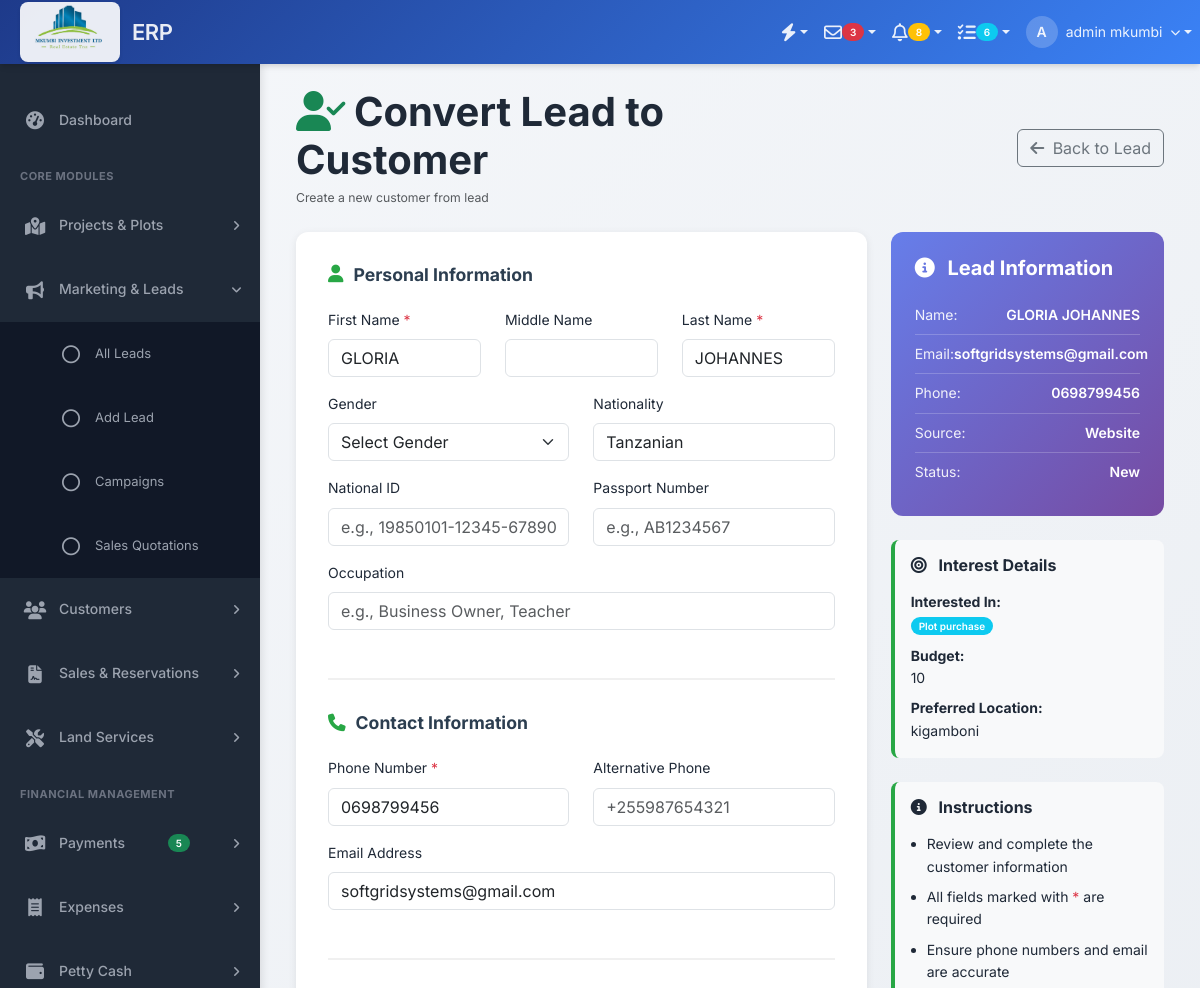
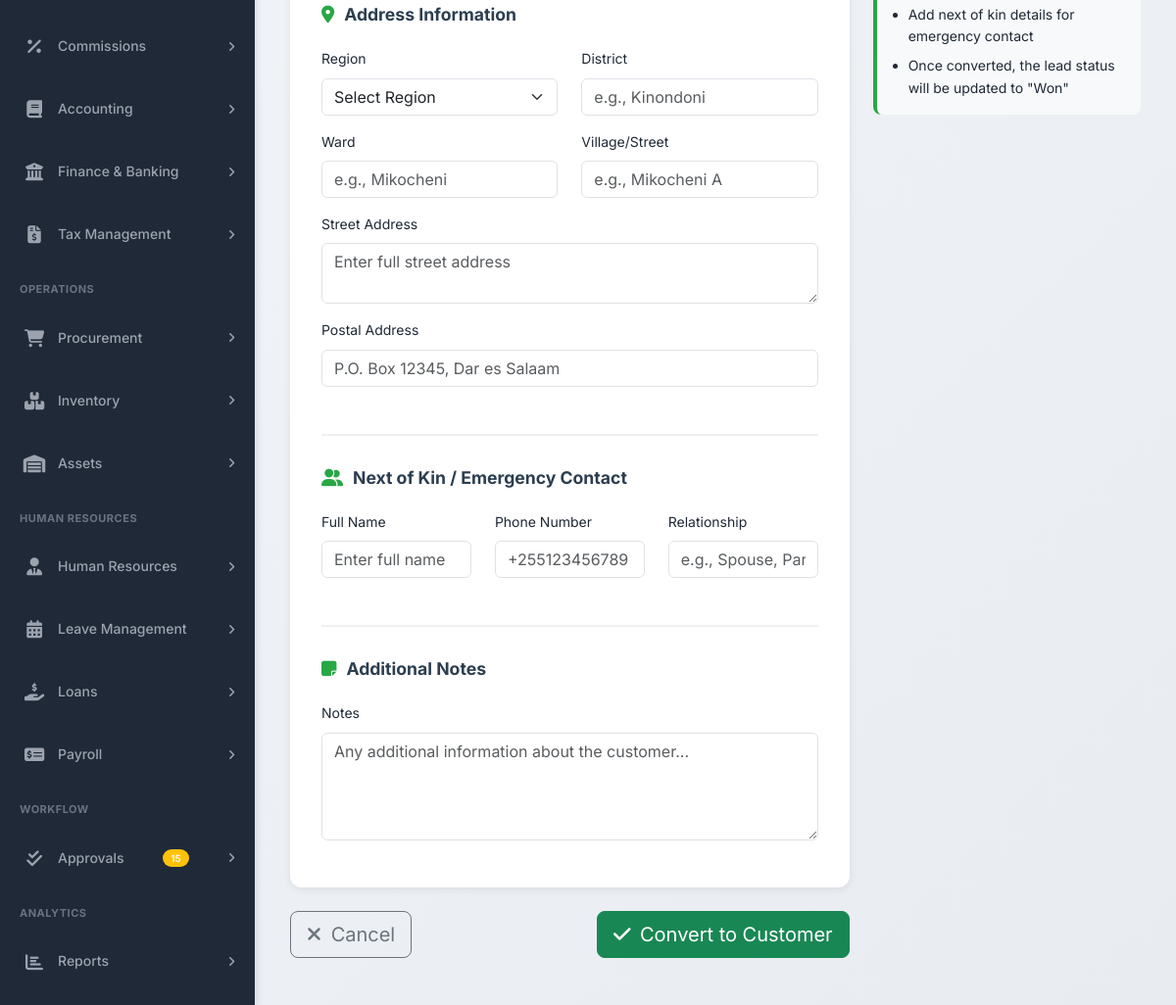
The app's page /modules/marketing/convert-lead.php?id=1 (signed in) with its own data (2 pictures, top to bottom).
### tables this page shows
CREATE TABLE `leads` (
  `lead_id` int(11) NOT NULL,
  `company_id` int(11) NOT NULL,
  `lead_number` varchar(50) NOT NULL DEFAULT '',
  `company_name` varchar(200) NOT NULL DEFAULT '',
  `industry` varchar(100) DEFAULT NULL,
  `company_size` varchar(50) DEFAULT NULL,
  `website` varchar(150) DEFAULT NULL,
  `contact_person` varchar(200) NOT NULL DEFAULT '',
  `job_title` varchar(150) DEFAULT NULL,
  `lead_source` enum('website','referral','walk_in','phone','email','social_media','advertisement','other') NOT NULL,
  `lead_status` enum('new','contacted','qualified','proposal','negotiation','won','lost') DEFAULT 'new',
  `full_name` varchar(200) NOT NULL,
  `email` varchar(150) DEFAULT NULL,
  `phone` varchar(50) NOT NULL,
  `address` text DEFAULT NULL,
  `city` varchar(100) DEFAULT NULL,
  `country` varchar(100) DEFAULT 'Tanzania',
  `source` enum('website','referral','social_media','email_campaign','cold_call','event','advertisement','partner','other') NOT NULL DEFAULT 'website',
  `campaign_id` int(11) DEFAULT NULL,
  `status` enum('new','contacted','qualified','proposal','negotiation','converted','lost') DEFAULT 'new',
  `alternative_phone` varchar(50) DEFAULT NULL,
  `interested_in` enum('plot_purchase','land_services','consultation','construction','other') DEFAULT NULL,
  `budget_range` varchar(100) DEFAULT NULL,
  `preferred_location` varchar(200) DEFAULT NULL,
  `preferred_plot_size` varchar(100) DEFAULT NULL,
  `assigned_to` int(11) DEFAULT NULL COMMENT 'Sales person',
  `estimated_value` decimal(15,2) DEFAULT NULL,
  `expected_close_date` date DEFAULT NULL,
  `lead_score` int(11) DEFAULT 5,
  `requirements` text DEFAULT NULL,
  `notes` text DEFAULT NULL,
  `last_contact_date` date DEFAULT NULL,
  `next_follow_up_date` date DEFAULT NULL,
  `follow_up_notes` text DEFAULT NULL,
  `converted_to_customer_id` int(11) DEFAULT NULL,
  `conversion_date` date DEFAULT NULL,
  `lost_reason` text DEFAULT NULL,
  `created_at` timestamp NOT NULL DEFAULT current_timestamp(),
  `updated_at` timestamp NOT NULL DEFAULT current_timestamp() ON UPDATE current_timestamp(),
  `created_by` int(11) DEFAULT NULL,
  `is_active` tinyint(1) DEFAULT 1
);

### modules/marketing/convert-lead.php (the view, shortened to what the rows shown need)
<?php
$db = Database::getInstance();
$db->setCompanyId($_SESSION['company_id']);
$conn = $db->getConnection();
$company_id = $_SESSION['company_id'];
$errors = [];
$lead_id = isset($_GET['id']) ? intval($_GET['id']) : 0;
try {
    $lead_query = "
        SELECT * FROM leads
        WHERE lead_id = ? AND company_id = ?
    ";
    $stmt = $conn->prepare($lead_query);
    $stmt->execute([$lead_id, $company_id]);
    $lead = $stmt->fetch(PDO::FETCH_ASSOC);
} catch (PDOException $e) {
    error_log("Error fetching lead: " . $e->getMessage());
    $errors[] = "Failed to load lead details.";
}
$form_data = [
    'first_name' => $_POST['first_name'] ?? explode(' ', $lead['full_name'])[0] ?? '',
    'middle_name' => $_POST['middle_name'] ?? '',
    'last_name' => $_POST['last_name'] ?? (count(explode(' ', $lead['full_name'])) > 1 ? end(explode(' ', $lead['full_name'])) : ''),
    'email' => $_POST['email'] ?? $lead['email'] ?? '',
    'phone' => $_POST['phone'] ?? $lead['phone'] ?? '',
    'alternative_phone' => $_POST['alternative_phone'] ?? $lead['alternative_phone'] ?? '',
    'preferred_location' => $lead['preferred_location'] ?? '',
    'budget_range' => $lead['budget_range'] ?? '',
];
require_once '../../includes/header.php';
?>
<div class="content-header mb-4">
    <div class="container-fluid">
        <div class="row align-items-center">
            <div class="col-sm-6">
                <h1 class="m-0 fw-bold">
                    <i class="fas fa-user-check text-success me-2"></i>Convert Lead to Customer
                </h1>
            </div>
        </div>
    </div>
</div>
<section class="content">
    <div class="container-fluid">
        <div class="row">
            <div class="col-lg-8">
                <form method="POST" action="" id="convertForm">
                    <div class="conversion-card">
                        <div class="form-section">
                            <div class="row">
                                <div class="col-md-6 mb-3">
                                    <label for="phone" class="form-label required-field">Phone Number</label>
                                    <input type="tel"
                                           class="form-control"
                                           id="phone"
                                           name="phone"
                                           value="<?php echo htmlspecialchars($form_data['phone']); ?>"
                                           placeholder="+255123456789"
                                           required>
                                </div>
                                <div class="col-md-12 mb-3">
                                    <label for="email" class="form-label">Email Address</label>
                                    <input type="email"
                                           class="form-control"
                                           id="email"
                                           name="email"
                                           value="<?php echo htmlspecialchars($form_data['email']); ?>"
                                           placeholder="customer@example.com">
                                </div>
                            </div>
                        </div>
                    </div>
                </form>
            </div>
            <div class="col-lg-4">
                <div class="lead-info-box">
                    <div class="lead-info-item">
                        <span class="lead-info-label">Name:</span>
                        <span class="lead-info-value"><?php echo htmlspecialchars($lead['full_name']); ?></span>
                    </div>
                    <?php if (!empty($lead['email'])): ?>
                    <div class="lead-info-item">
                        <span class="lead-info-label">Email:</span>
                        <span class="lead-info-value"><?php echo htmlspecialchars($lead['email']); ?></span>
                    </div>
                    <?php endif; ?>
                    <div class="lead-info-item">
                        <span class="lead-info-label">Phone:</span>
                        <span class="lead-info-value"><?php echo htmlspecialchars($lead['phone']); ?></span>
                    </div>
                    <div class="lead-info-item">
                        <span class="lead-info-label">Source:</span>
                        <span class="lead-info-value"><?php echo ucfirst(str_replace('_', ' ', $lead['lead_source'])); ?></span>
                    </div>
                    <div class="lead-info-item">
                        <span class="lead-info-label">Status:</span>
                        <span class="lead-info-value"><?php echo ucfirst($lead['lead_status']); ?></span>
                    </div>
                </div>
                <?php if (!empty($lead['interested_in']) || !empty($lead['budget_range']) || !empty($lead['preferred_location'])): ?>
                <div class="info-card">
                    <h6 class="fw-bold mb-3">
                        <i class="fas fa-bullseye me-2"></i>
                        Interest Details
                    </h6>
                    <?php if (!empty($lead['interested_in'])): ?>
                    <p class="mb-2">
                        <strong>Interested In:</strong><br>
                        <span class="badge bg-info mt-1">
                            <?php echo ucfirst(str_replace('_', ' ', $lead['interested_in'])); ?>
                        </span>
                    </p>
                    <?php endif; ?>
                    <?php if (!empty($lead['budget_range'])): ?>
                    <p class="mb-2">
                        <strong>Budget:</strong><br>
                        <?php echo htmlspecialchars($lead['budget_range']); ?>
                    </p>
                    <?php endif; ?>
                    <?php if (!empty($lead['preferred_location'])): ?>
                    <p class="mb-0">
                        <strong>Preferred Location:</strong><br>
                        <?php echo htmlspecialchars($lead['preferred_location']); ?>
                    </p>
                    <?php endif; ?>
                </div>
                <?php endif; ?>
            </div>
        </div>
    </div>
</section>
<?php
require_once '../../includes/footer.php';
?>

### records on screen
leads: phone "0698799456", email "softgridsystems@gmail.com", full_name "GLORIA JOHANNES", lead_source "Website", lead_status "New", interested_in "Plot purchase", budget_range "10", preferred_location "kigamboni"

### other values on screen
substr($_SESSION['full_name'] ?? 'U', 0, 1) "A"
$_SESSION['full_name'] "admin mkumbi"
